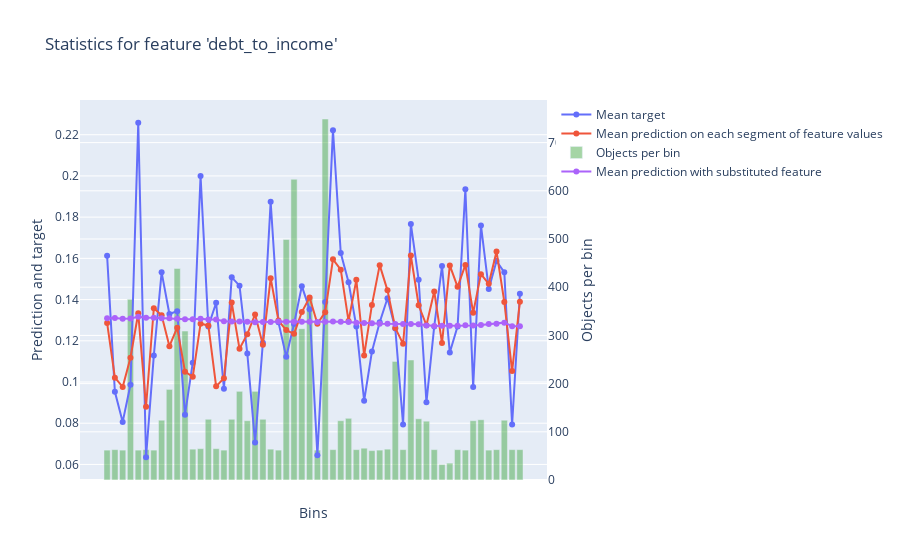

Write notebook code for a chart like this one.
### Markdown cell above
## Feature importance

### Code cell
# The plot is not working in collab, unforunately
res = catboost.calc_feature_statistics(X_train,
                                        y_train,
                                        feature=2,
                                        plot=True)
